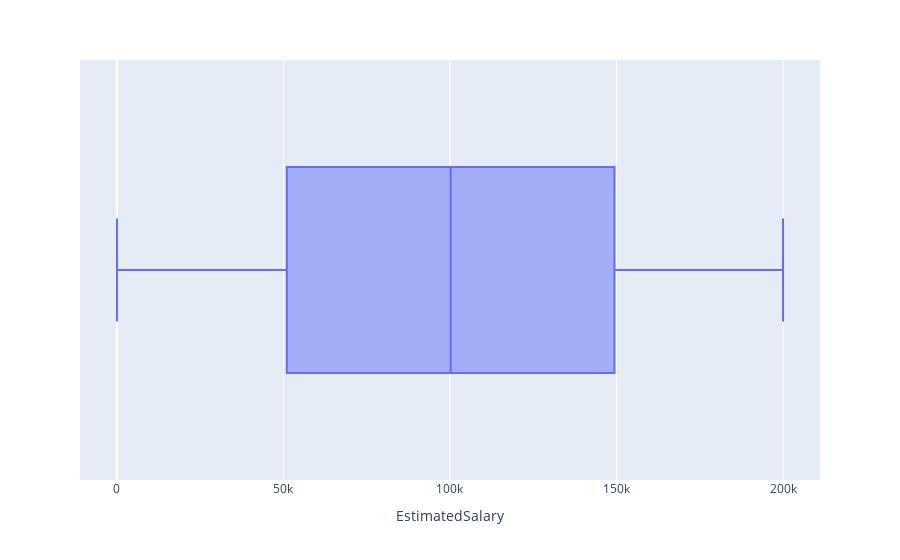

This figure's notebook cell:
### Markdown cell above
EstimatedSalary

### Code cell
fig = px.box(df, x="EstimatedSalary")
fig.show()

### Figure 1 — Plotly figure (JSON) as saved in the notebook; plotly's stock layout.template omitted (floating-point values rounded to 4 significant figures; data arrays with more than 128 entries replaced by an {"elided": "..."} marker saying what was removed)
{"data": [{"alignmentgroup": "True", "hovertemplate": "EstimatedSalary=%{x}<extra></extra>", "legendgroup": "", "marker": {"color": "#636efa"}, "name": "", "notched": false, "offsetgroup": "", "orientation": "h", "showlegend": false, "x": {"elided": "10000 float values"}, "x0": " ", "xaxis": "x", "y0": " ", "yaxis": "y", "type": "box"}], "layout": {"xaxis": {"anchor": "y", "domain": [0, 1], "title": {"text": "EstimatedSalary"}}, "yaxis": {"anchor": "x", "domain": [0, 1]}, "legend": {"tracegroupgap": 0}, "margin": {"t": 60}, "boxmode": "group"}}
